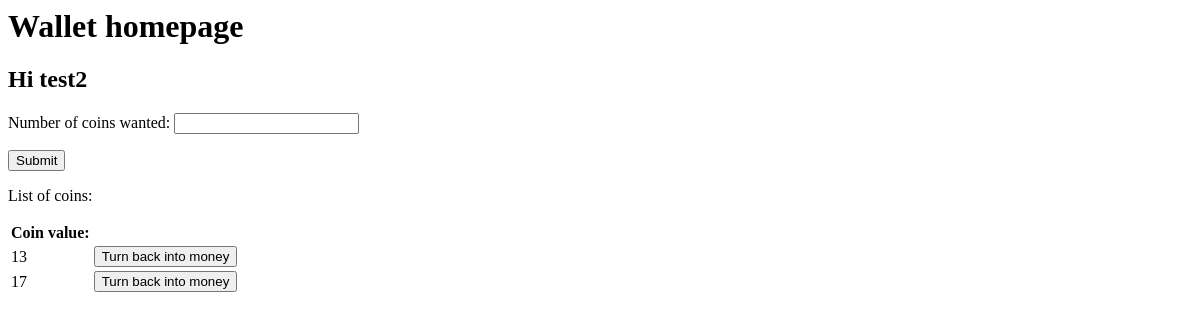
/wallet/homepage/ (signed in), run on an earlier commit of the app's database.
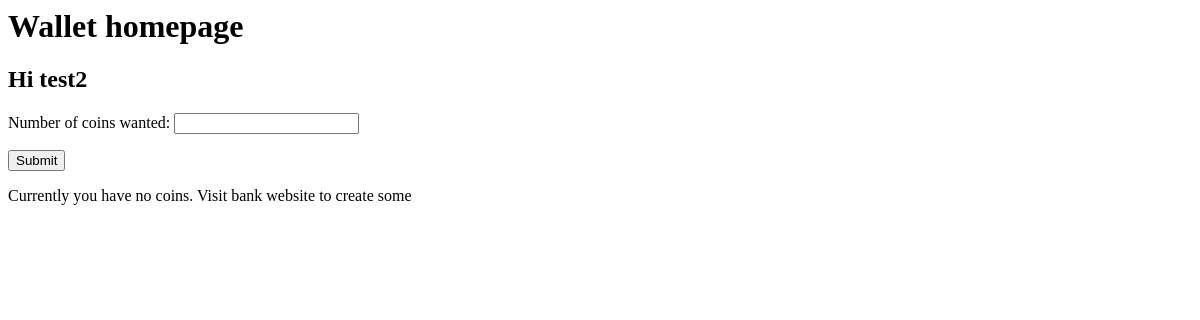
And on a later commit of the database.
### wallet/models.py (models this page shows, shortened)
@python_2_unicode_compatible  # only if you need to support Python 2
class Coins(models.Model):
	user = models.ForeignKey(User, on_delete=models.CASCADE)
	value_of_coin = models.IntegerField(validators=[validators.MinValueValidator('0')])
	serialised_code_rnd_tau_gam = models.CharField(max_length=500, )

### wallet/views.py (the view)
# urls.py: url(r'homepage/$', views.homepage, name='homepage'),
@login_required
def homepage(request):
    if request.method == 'POST':
        form = GetCoinForm(request.POST)
        if form.is_valid():
            cd = form.cleaned_data
            coinnum = cd.get('coinnum')
            return render(request, 'wallet/gettingcoins.html', {'coinnum':coinnum})
    else:
        form = GetCoinForm()
    print(request.user)
    users_coins = Coins.objects.filter(user=request.user)
    context = {
        'form': form,
        'users_coins': users_coins
    }
    return render(request, 'wallet/homepage.html', context)

### wallet/forms.py
class GetCoinForm(forms.Form):
    coinnum = forms.IntegerField(label='Number of coins wanted', min_value=0)

### wallet/templates/wallet/homepage.html
<h1>Wallet homepage</h1>
<h2>Hi {{ user.username }}</h2>
<form action="{% url 'wallet:homepage' %}" method="POST">{% csrf_token %}
    {{form.as_p}}
    <button onclick="myFunction()" type="submit">Submit</button>
</form>
{% if users_coins %}
<p>List of coins:</p>
    <table>
    	<tr>
    		<th> Coin value:</th>
    		<th></th>
    	</tr>
		{% for coin in users_coins %}
		<tr>
			<td>{{ coin.value_of_coin }}</td>
			<td><a href="http://192.168.33.10:8000/wallet/convertingcoinsbacktomoney/{{ coin.value_of_coin }}"><button type="button">Turn back into money</button></a></td>
		</tr>
	    {% endfor %}
    </table>
{% else %}
    <p>Currently you have no coins. Visit bank website to create some</p>
{% endif %}

What changed in the data, as far as the page shows it:
removed Coins: value_of_coin "13"
removed Coins: value_of_coin "17"
Also different on the page:
text no longer shown: "List of coins: Coin value:"
text now shown: "Currently you have no coins. Visit bank website to create some"
